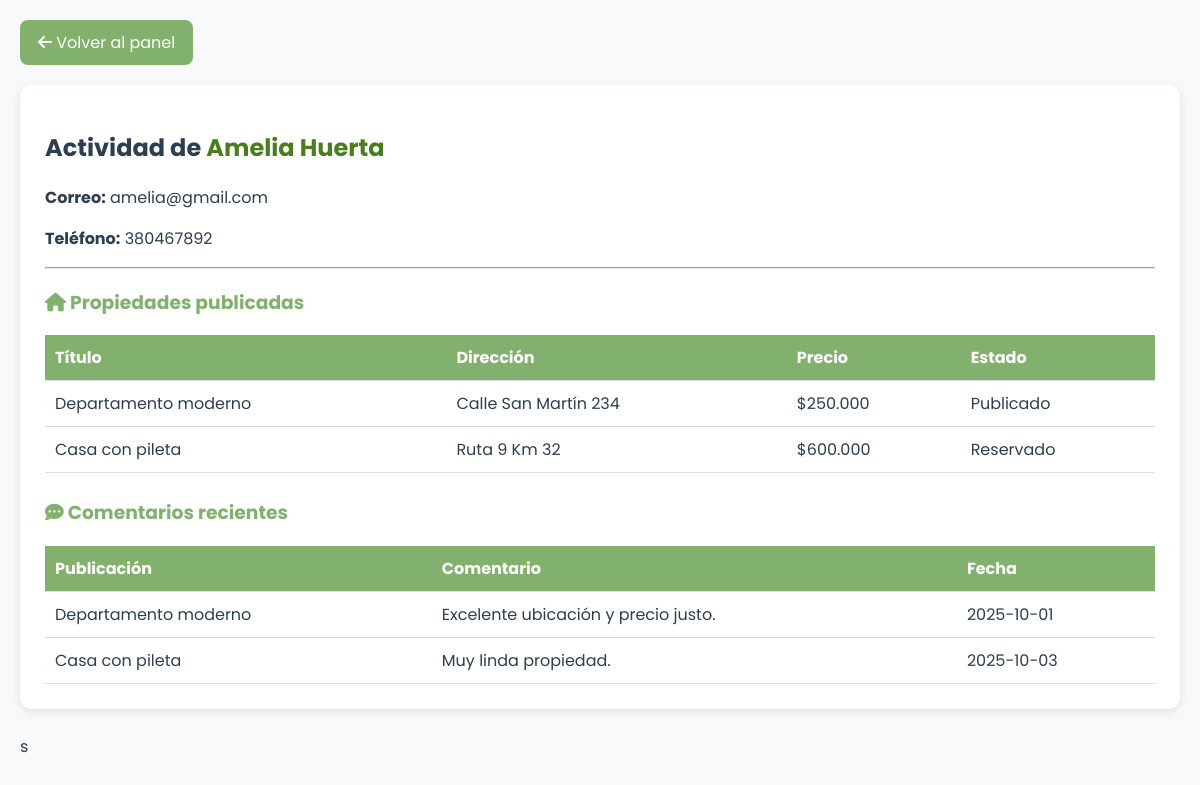
The page /RentNono/admin/ver_usuario.php?tabla=usuario_propietario&id=7 (signed in) on the database as committed earlier.
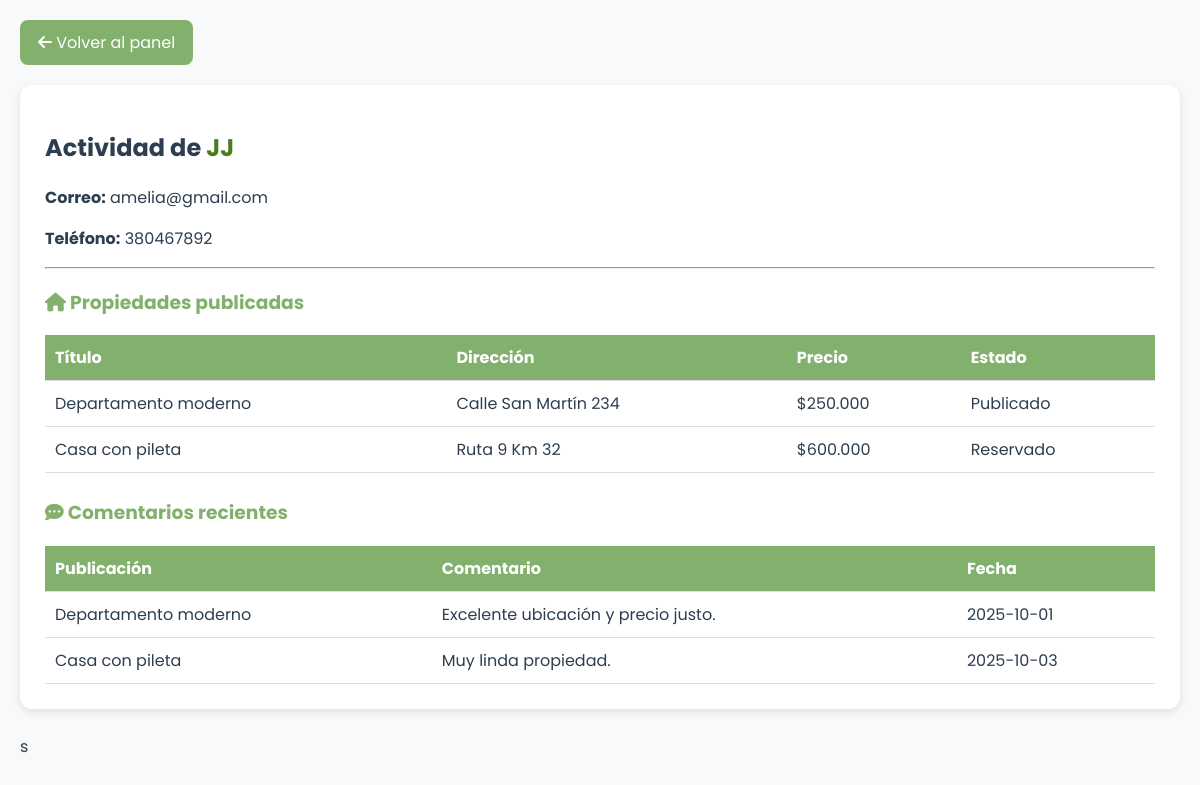
The same page on the database as committed later.
### tables this page shows
CREATE TABLE `usuario_propietario` (
  `id` int(11) NOT NULL,
  `nombre` varchar(30) NOT NULL,
  `sexo` varchar(10) NOT NULL,
  `dni` varchar(30) NOT NULL,
  `correo` varchar(30) NOT NULL,
  `telefono` varchar(30) NOT NULL,
  `password` varchar(30) NOT NULL,
  `rol` varchar(30) NOT NULL DEFAULT 'propietario',
  `estado` tinyint(1) DEFAULT 1
);

### RentNono/admin/ver_usuario.php (the view, shortened to what this page needs)
<?php
include __DIR__ . '/../database/conexion.php';
$id = isset($_GET['id']) ? (int)$_GET['id'] : 0;
$tabla = $_GET['tabla'] ?? '';
$stmt = $conn->prepare("SELECT * FROM $tabla WHERE id = :id");
$stmt->execute([':id' => $id]);
$user = $stmt->fetch(PDO::FETCH_ASSOC);
?>
<!DOCTYPE html>
<html lang="es">
<head>
<link rel="stylesheet" href="https://cdnjs.cloudflare.com/ajax/libs/font-awesome/6.5.0/css/all.min.css">
</head>
<body>
<a href="users.php" class="btn-volver"><i class="fa-solid fa-arrow-left"></i> Volver al panel</a>
<div class="card">
  <h2>Actividad de <span><?= htmlspecialchars($user['nombre']); ?></span></h2>
  <p><strong>Correo:</strong> <?= htmlspecialchars($user['correo']); ?></p>
  <?php if (!empty($user['telefono'])): ?>
    <p><strong>Teléfono:</strong> <?= htmlspecialchars($user['telefono']); ?></p>
  <?php endif; ?>
  <hr>
  <?php if ($tabla === 'usuario_visitante'): ?>
    <h3><i class="fa-solid fa-star"></i> Publicaciones favoritas</h3>
    <table>
      <thead>
        <tr><th>Título</th><th>Tipo</th><th>Precio</th><th>Fecha</th></tr>
      </thead>
      <tbody>
        <tr><td>Casa en el centro</td><td>Alquiler</td><td>$150.000</td><td>2025-08-12</td></tr>
        <tr><td>Depto con vista al lago</td><td>Venta</td><td>U$S 80.000</td><td>2025-09-30</td></tr>
      </tbody>
    </table>
    <h3 style="margin-top:25px;"><i class="fa-solid fa-comments"></i> Comentarios realizados</h3>
    <table>
      <thead>
        <tr><th>Publicación</th><th>Comentario</th><th>Fecha</th></tr>
      </thead>
      <tbody>
        <tr><td>Casa en el centro</td><td>Hermosa propiedad, me gustaría visitar.</td><td>2025-09-10</td></tr>
        <tr><td>Depto con vista al lago</td><td>¿Sigue disponible?</td><td>2025-09-11</td></tr>
      </tbody>
    </table>
    <!-- ⚙️ CUANDO TENGAS LAS TABLAS REALES:
         SELECT * FROM favoritos WHERE id_usuario = :id
         SELECT * FROM comentarios WHERE id_usuario = :id -->
  <?php elseif ($tabla === 'usuario_propietario'): ?>
    <h3><i class="fa-solid fa-house"></i> Propiedades publicadas</h3>
    <table>
      <thead>
        <tr><th>Título</th><th>Dirección</th><th>Precio</th><th>Estado</th></tr>
      </thead>
      <tbody>
        <tr><td>Departamento moderno</td><td>Calle San Martín 234</td><td>$250.000</td><td>Publicado</td></tr>
        <tr><td>Casa con pileta</td><td>Ruta 9 Km 32</td><td>$600.000</td><td>Reservado</td></tr>
      </tbody>
    </table>
    <h3 style="margin-top:25px;"><i class="fa-solid fa-comment-dots"></i> Comentarios recientes</h3>
    <table>
      <thead>
        <tr><th>Publicación</th><th>Comentario</th><th>Fecha</th></tr>
      </thead>
      <tbody>
        <tr><td>Departamento moderno</td><td>Excelente ubicación y precio justo.</td><td>2025-10-01</td></tr>
        <tr><td>Casa con pileta</td><td>Muy linda propiedad.</td><td>2025-10-03</td></tr>
      </tbody>
    </table>
  <?php endif; ?>
</div>
</body>
</html>s

Rows that differ between the two databases and show on the page:
changed usuario_propietario "amelia@gmail.com": nombre "Amelia Huerta" → "JJ"
